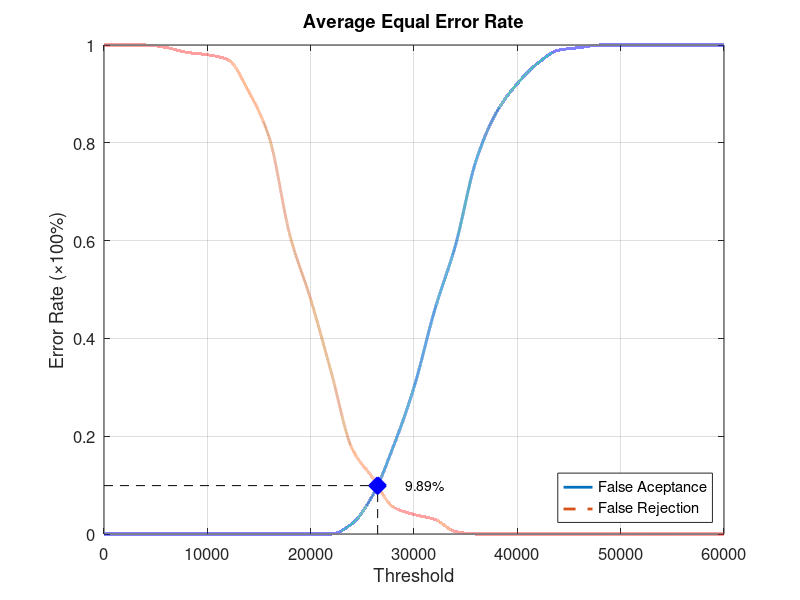
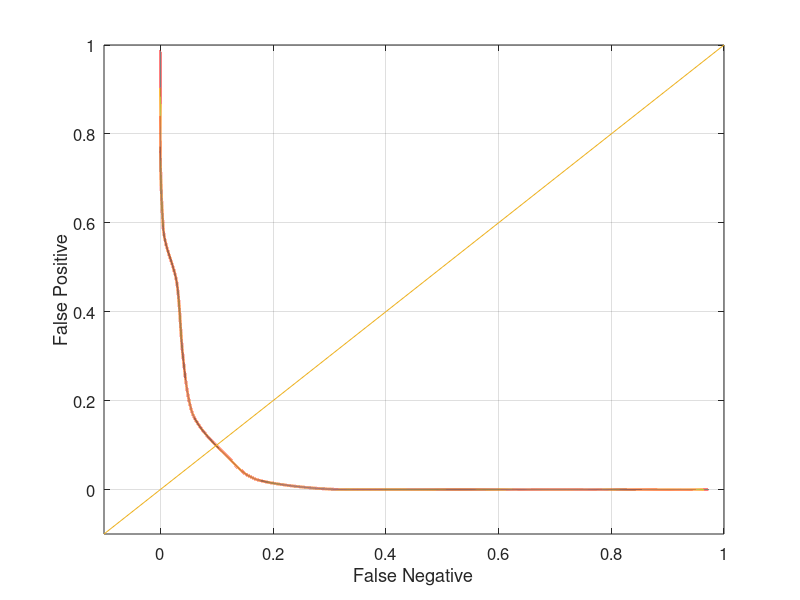

Here is the MATLAB script that generated these plots, in order:
function yEER = Database1_4
close all;
clear;
clc;
x = 0:2000:60000;
xq = 0:0.5:60000;

y0 = [0 0 0 0 0 0 0 0 0 0 0 0 0.0210526 0.0789474 0.178947 0.3 0.457895 0.589474 0.763158 0.863158 0.921053 0.963158 0.989474 0.994737 1 1 1 1 1 1 1];
yy0 = interp1(x, y0, xq, 'pchip');
y1 = [1 1 1 0.995 0.985 0.98 0.97 0.905 0.81 0.61 0.48 0.33 0.175 0.115 0.055 0.04 0.03 0.005 0 0 0 0 0 0 0 0 0 0 0 0 0];
yy1 = interp1(x, y1, xq, 'pchip');

% Calculating EER: 
y2 = abs(y0 - y1);
find(y2 == min(y2))
yy2 = abs(yy0 - yy1);
xEER = find(yy2 == min(yy2));
xEERIndex = xq(xEER) % X-axis EER
yEER = yy0(xEER) % Y-axis EER

main = figure
plot(xq, yy0,'-','LineWidth', 2);	hold on
plot(xq, yy1,'--','LineWidth', 2);	hold on
plot([xEERIndex xEERIndex], [0 yEER], 'k--');	hold on
plot([0 xEERIndex], [yEER yEER], 'k--');	hold on
plot(xEERIndex, yEER, 'bx', 'LineWidth', 10);	hold on
text(xEERIndex + 10 * xEERIndex / 100, yEER, [num2str(round((10000 * yEER)) / 100) '%'])
legend('False Aceptance', 'False Rejection', 'Location', 'SouthEast')
xlabel('Threshold')
ylabel('Error Rate (\times100%)')
title('Average Equal Error Rate')
set(gca, 'FontSize', 12)
axis([0 60000 0 1])
grid on

print(main, 'Database1_4Main', '-dpng');
FNRxFPR = figure('Color', [1 1 1]);
plot(yy1, yy0, '-', yy1, yy0, 'LineWidth', 2);
hold on
y = -0.1:0.1:1
plot(y, y); 
set(gca, 'FontSize', 12)
xlabel('False Negative')
ylabel('False Positive')
axis([-0.1 1 -0.1 1])
set(gca, 'FontSize', 12)
grid on

print(FNRxFPR, 'Database1_4FNRxFPR','-dpng');
end
